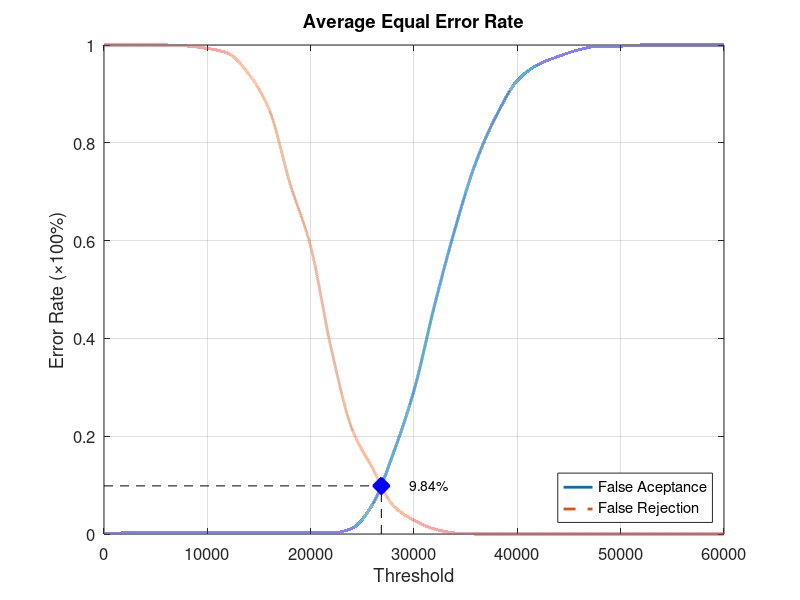
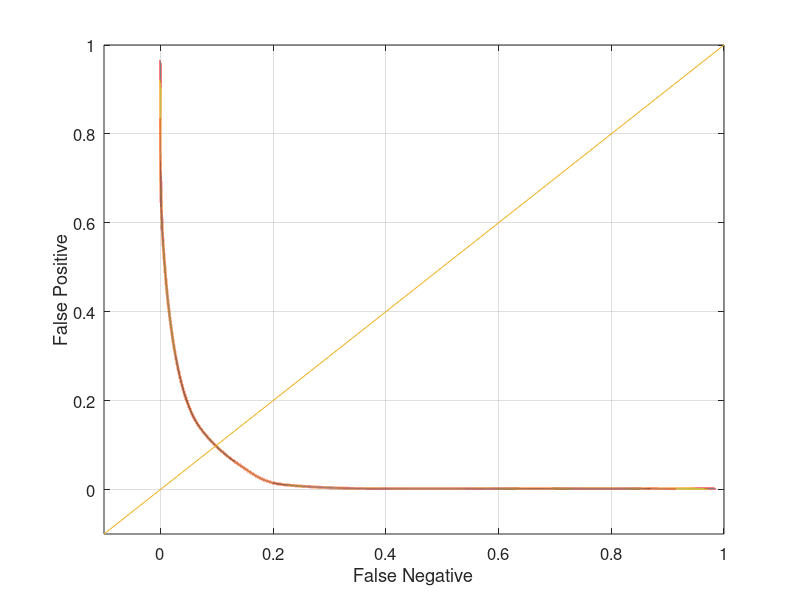

Here is the MATLAB script that generated these plots, in order:
function yEER = Database3Average
close all;
clear;
clc;
x = 0:2000:60000;
xq = 0:0.5:60000;

y0 = [0 0.00210526 0.00210526 0.00210526 0.00210526 0.00210526 0.00210526 0.00210526 0.00210526 0.00210526 0.00210526 0.00210526 0.0115789 0.0610526 0.165263 0.293684 0.468421 0.626316 0.761053 0.856842 0.927368 0.96 0.976842 0.990526 0.997895 0.997895 1 1 1 1 1];
yy0 = interp1(x, y0, xq, 'pchip');
y1 = [1 1 1 1 0.998 0.993 0.983 0.941 0.867 0.717 0.588 0.378 0.215 0.134 0.058 0.028 0.01 0.002 0 0 0 0 0 0 0 0 0 0 0 0 0];
yy1 = interp1(x, y1, xq, 'pchip');

% Calculating EER: 
y2 = abs(y0 - y1);
find(y2 == min(y2))
yy2 = abs(yy0 - yy1);
xEER = find(yy2 == min(yy2));
xEERIndex = xq(xEER) % X-axis EER
yEER = yy0(xEER) % Y-axis EER

main = figure
plot(xq, yy0,'-','LineWidth', 2);	hold on
plot(xq, yy1,'--','LineWidth', 2);	hold on
plot([xEERIndex xEERIndex], [0 yEER], 'k--');	hold on
plot([0 xEERIndex], [yEER yEER], 'k--');	hold on
plot(xEERIndex, yEER, 'bx', 'LineWidth', 10);	hold on
text(xEERIndex + 10 * xEERIndex / 100, yEER, [num2str(round((10000 * yEER)) / 100) '%'])
legend('False Aceptance', 'False Rejection', 'Location', 'SouthEast')
xlabel('Threshold')
ylabel('Error Rate (\times100%)')
title('Average Equal Error Rate')
set(gca, 'FontSize', 12)
axis([0 60000 0 1])
grid on

print(main, 'Database3AverageMain', '-dpng');
FNRxFPR = figure('Color', [1 1 1]);
plot(yy1, yy0, '-', yy1, yy0, 'LineWidth', 2);
hold on
y = -0.1:0.1:1
plot(y, y); 
set(gca, 'FontSize', 12)
xlabel('False Negative')
ylabel('False Positive')
axis([-0.1 1 -0.1 1])
set(gca, 'FontSize', 12)
grid on

print(FNRxFPR, 'Database3AverageFNRxFPR','-dpng');
end
